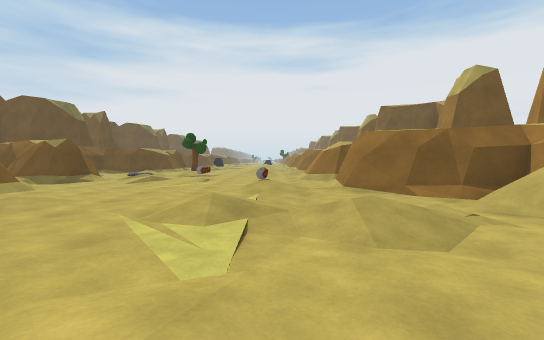
View 1 (above)

17 first-person views from a walk through a scene from a Unity 3-D project. The camera is 1.2 m above the floor, tilts 2° down and sees 90° across. The floor is counted in squares, 2 m on a side. Each view is taken from the middle of a square. On the plan, view 1 faces up. The plan holds only what a view shows up to about 9 squares ahead; the rest is blank. The place goes on beyond the plan. The player character is not drawn.

View 2
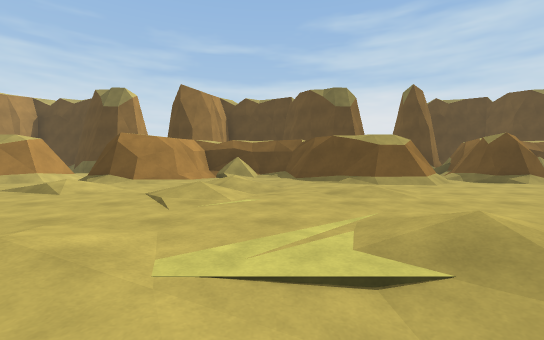

View 3
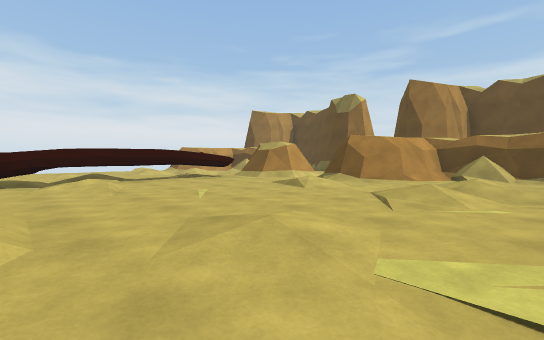

View 4
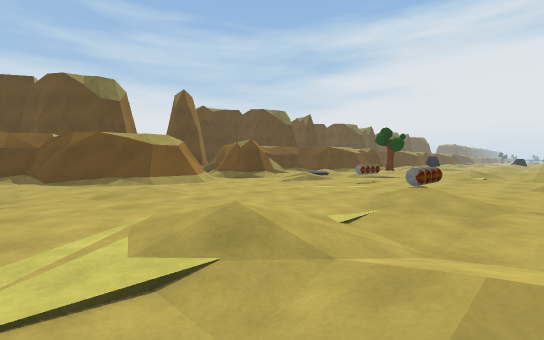

View 5
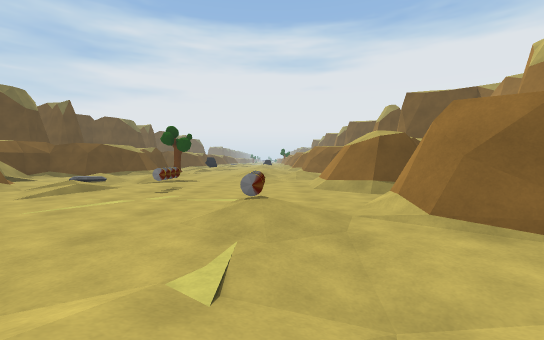

View 6
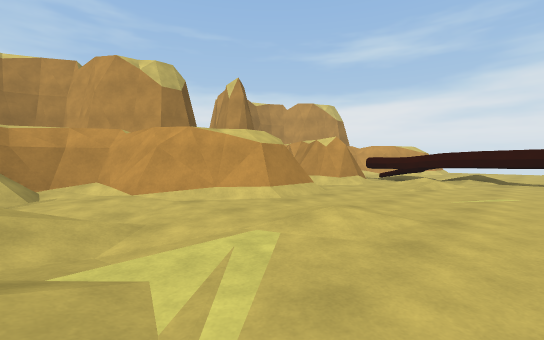

View 7
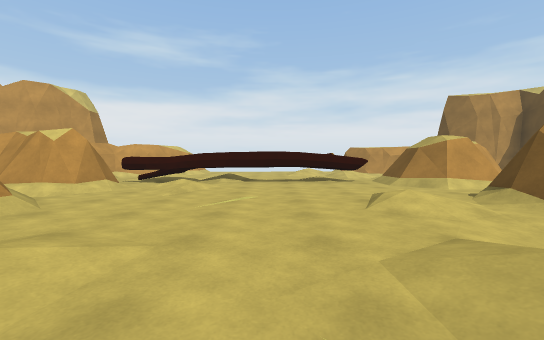

View 8
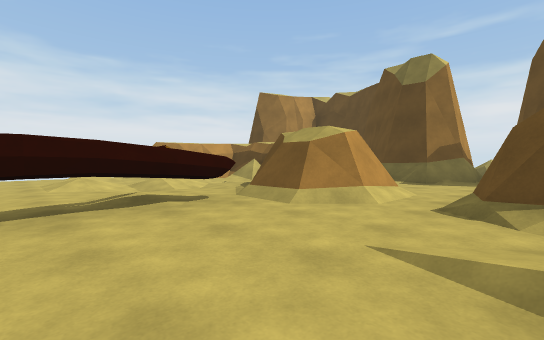

View 9
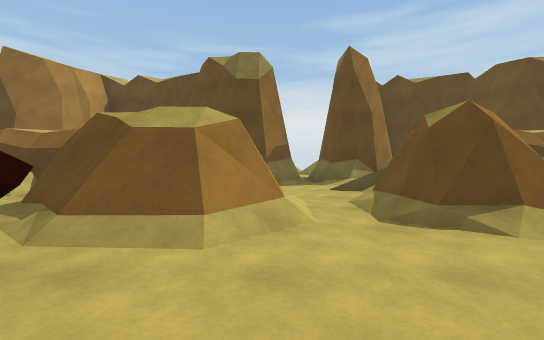

View 10
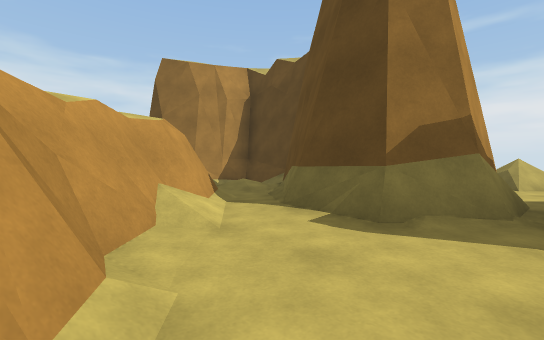

View 11
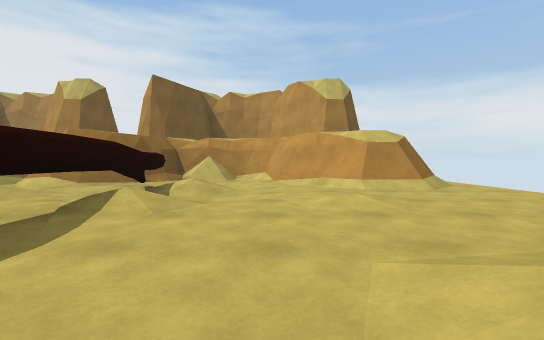

View 12
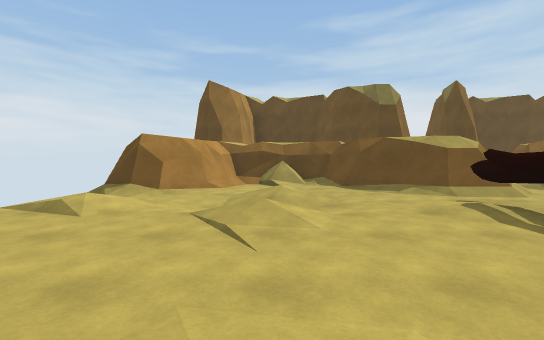

View 13
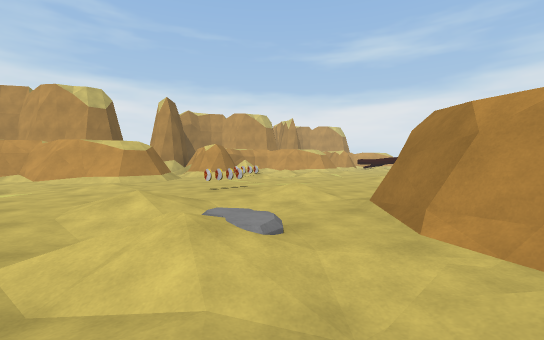

View 14
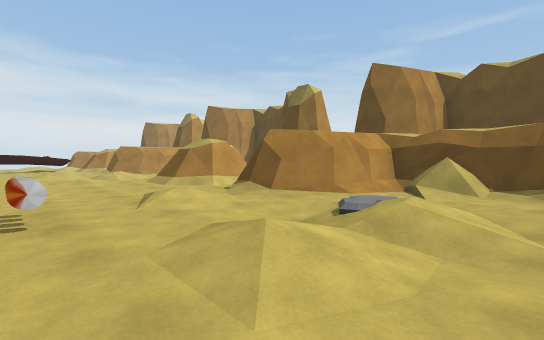

View 15
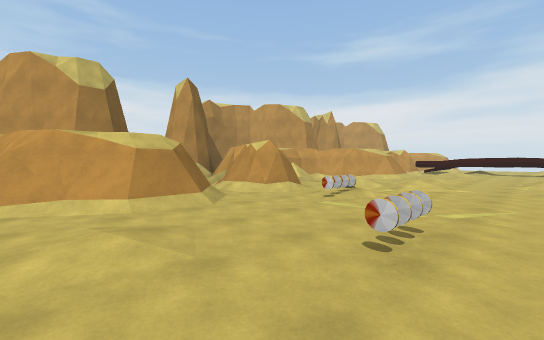

View 16
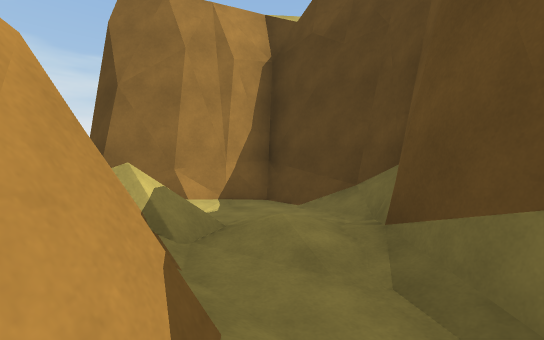

View 17
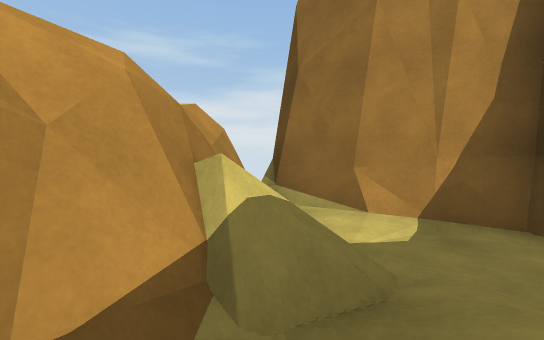

### Floor plan
Key: @ floor where view 1 was taken; # wall or solid block; x gap in a wall; . main floor; : floor 0.25 m higher than the main floor; - floor 0.25 m lower than the main floor; + floor 0.5 m higher than the main floor; / step, stairs or slope; = window, fence, low wall or low ledge; ^ raised ledge; C coin; O other object.
Columns run from 13 left of view 1 to 4 right of it. Each row starts with its distance up from view 1.
 12      #..--...-...#
 11      ^..+./..../##
 10     ##=./...../##
  9     ####...C../##
  8      ###./.C...#
  7       .......O.#
  6       ##.....O.##
  5       ##/......###
  4       ##/......./#
  3      ##/..../.:./#
  2      #...-....-..#
  1     ^^..:.:..../##
  0   #####..-...@/##
 -1   ######....../#
 -2   ##/###=:...../
 -3 ...............##
 -4  ###..##.....:.###
 -5   ##..##/....../##
 -6  ##//###/^x#^^^#/#
 -7 ##/.###/.....-/..#
 -8 #/.=##...-......##
 -9 #../#^/.:.:....##
-10 ###/##/..-..../#
-11   ######....../#
-12        #.:.. ...
-13        =

Positions as (right, up) in squares from view 1, and headings:
1: (0, 0), facing up
2: (1, 2), facing left
3: (1, 2), facing down-left
4: (1, 2), facing up-left
5: (0, 3), facing up
6: (-2, 3), facing down-right
7: (-2, 2), facing down
8: (-2, -2), facing down-left
9: (-3, -4), facing left
10: (-7, -3), facing down-left
11: (-4, -8), facing right
12: (0, -9), facing left
13: (-7, 12), facing down-right
14: (-2, 12), facing down-left
15: (-3, 11), facing down-right
16: (-9, -6), facing down-left
17: (-10, -7), facing down
